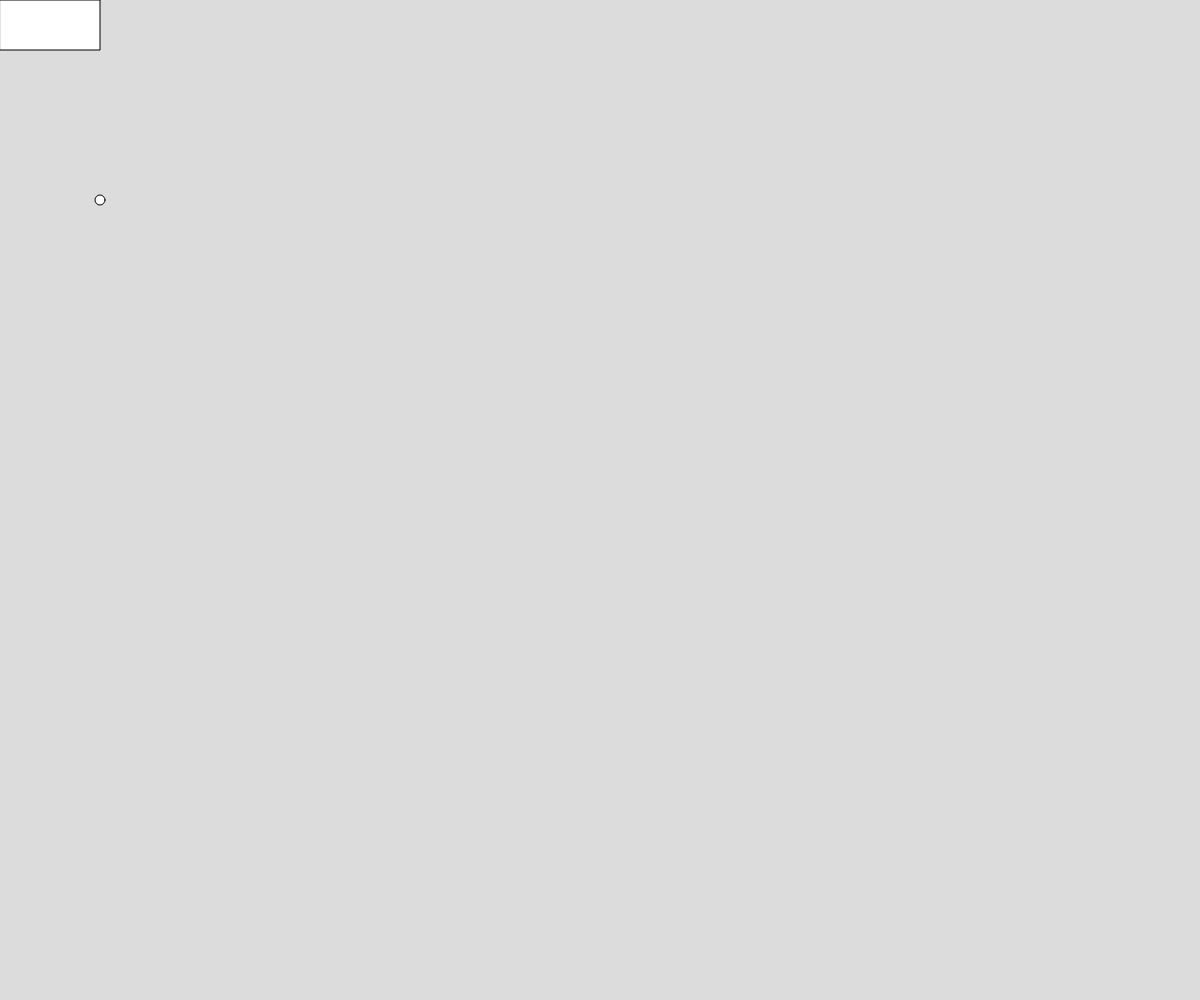
Frame 1 (no input)
Frame 60 (no input): identical to frame 1, image omitted
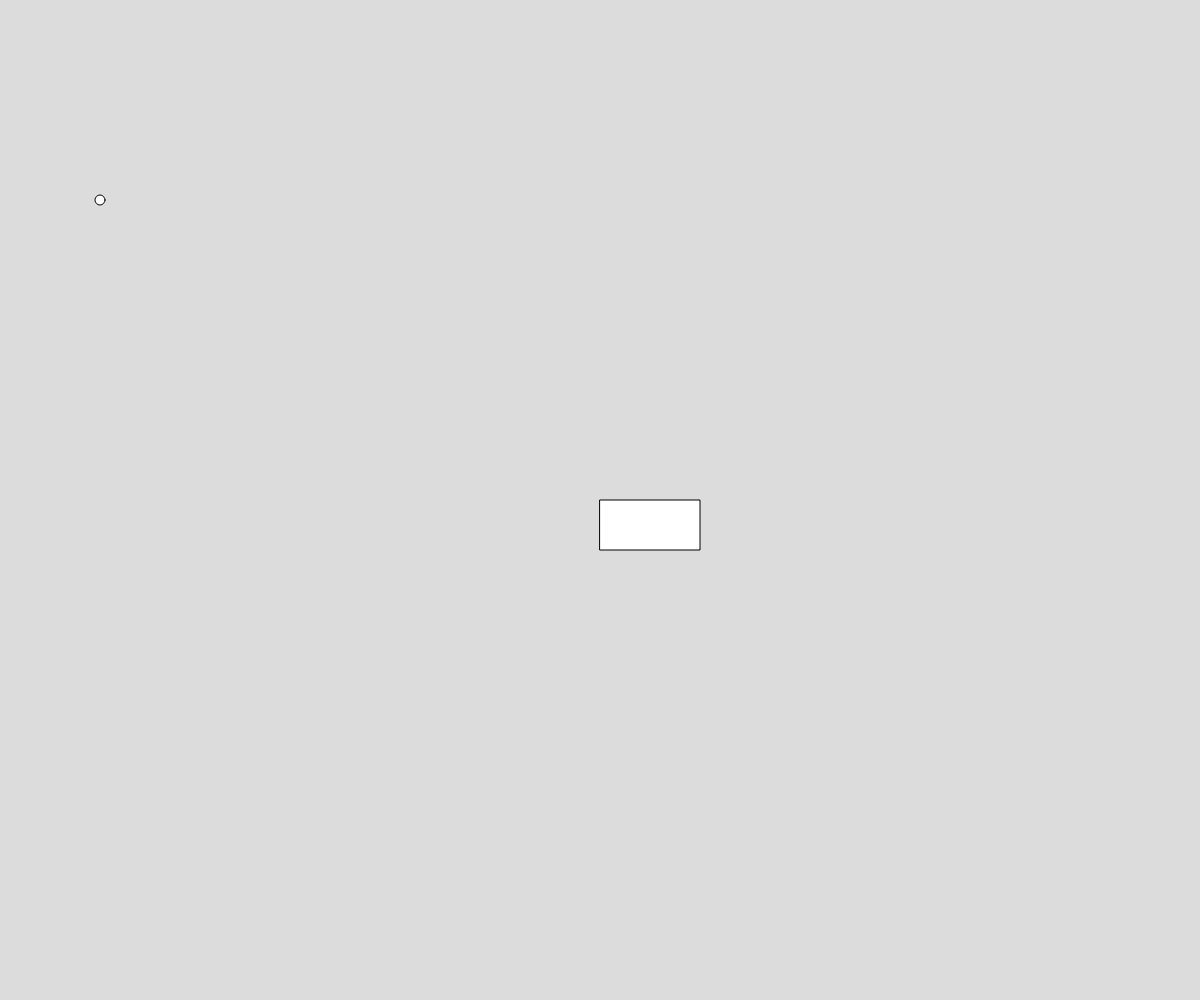
Frame 120 (the mouse pressed at the canvas centre since frame 60)

The p5.js sketch that drew these frames (run headless with seeded random() and noise() and a simulated clock; from frame 60 on, the mouse is pressed at the canvas centre):

// p5.js sketch
// ── sketch.js
// Project Title
// Your Name
// Date
//
// Extra for Experts:
// - describe what you did to take this project "above and beyond"


function setup() {
  createCanvas(windowWidth, windowHeight);
}

function draw() {
  background(220);
  rect(mouseX, mouseY, 100, 50);
  ellipse(100, 200, 10, 10);
}
